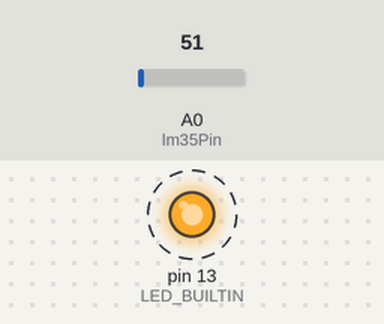
The sketch below on a simulated Arduino Uno, built with avr-gcc and run on an emulated ATmega328P. Shown: output pins drawn as LEDs (lit = HIGH). Dashed ring = blinking. The test bench sets the inputs (shaded band); at power-on: A0 (lm35Pin) = 51.

Above: at 0.87 s.
1.3 s: A0 (lm35Pin) set to 71
At 2.5 s:
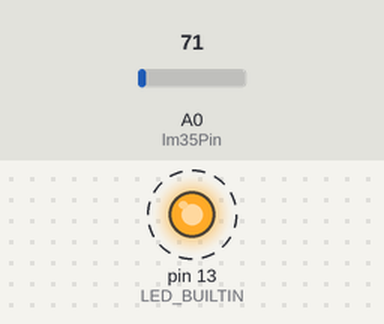
4.3 s: A0 (lm35Pin) set to 61
At 4.87 s:
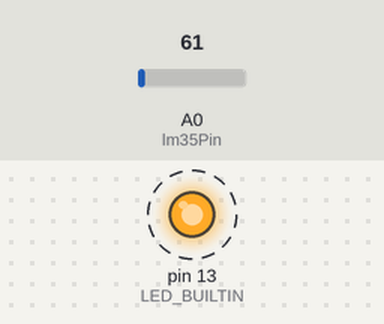
Timing chart, 0 to 13.3 s (numbered marks = the images above; inputs shaded):
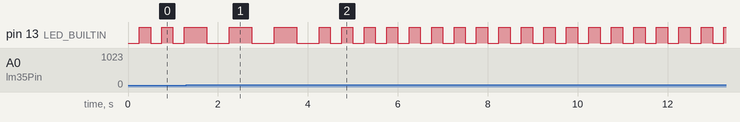

Measured:
- after the input at 1.3 s, pin 13 (LED_BUILTIN): alternates HIGH for 0.50 s and LOW for 0.50 s, starting after 0.45 s
- after the input at 4.3 s, pin 13 (LED_BUILTIN): alternates HIGH for 0.25 s and LOW for 0.25 s, starting after 0.20 s
- by itself, pin 13 (LED_BUILTIN): alternates HIGH for 0.25 s and LOW for 0.25 s

The sketch:

TempSensor_Greendzine.ino
```cpp
#include<elapsedMillis.h>

const int lm35Pin = A0; // analog pin to read analog reading from LM35 sensor


void setup() {
  Serial.begin(9600);
  pinMode(LED_BUILTIN, OUTPUT);  /// Set the built-in LED pin as an output

}

void loop() {
  // put your main code here, to run repeatedly:

  uint8_t Temp_ADC_Val;
  float tempVal;
  Temp_ADC_Val = analogRead(lm35Pin); // Read analog voltage from LM35
  tempVal = (Temp_ADC_Val * 4.88) / 10; /// Convert ADC value to temperature in Celsius

  if(tempVal < 30.0)
  {
    BlinkLed(250);   // Blink LED every 250 milliseconds if temperature is below 30°C
  }
  else if (tempVal >= 30.0)   // Blink LED every 500 milliseconds if temperature is 30°C or above
  {
    BlinkLed(500);
  }

}

// funtion to blink LED according to temperature
void BlinkLed(int delay)
{
  static elapsedMillis previousMillis = 0;
  static int LedState = LOW;

  if(previousMillis >= delay)
  {
    previousMillis = 0;
    LedState = !LedState;     // Toggle LED state
    digitalWrite(LED_BUILTIN,LedState); // Set the built-in LED state

  }
}
```
